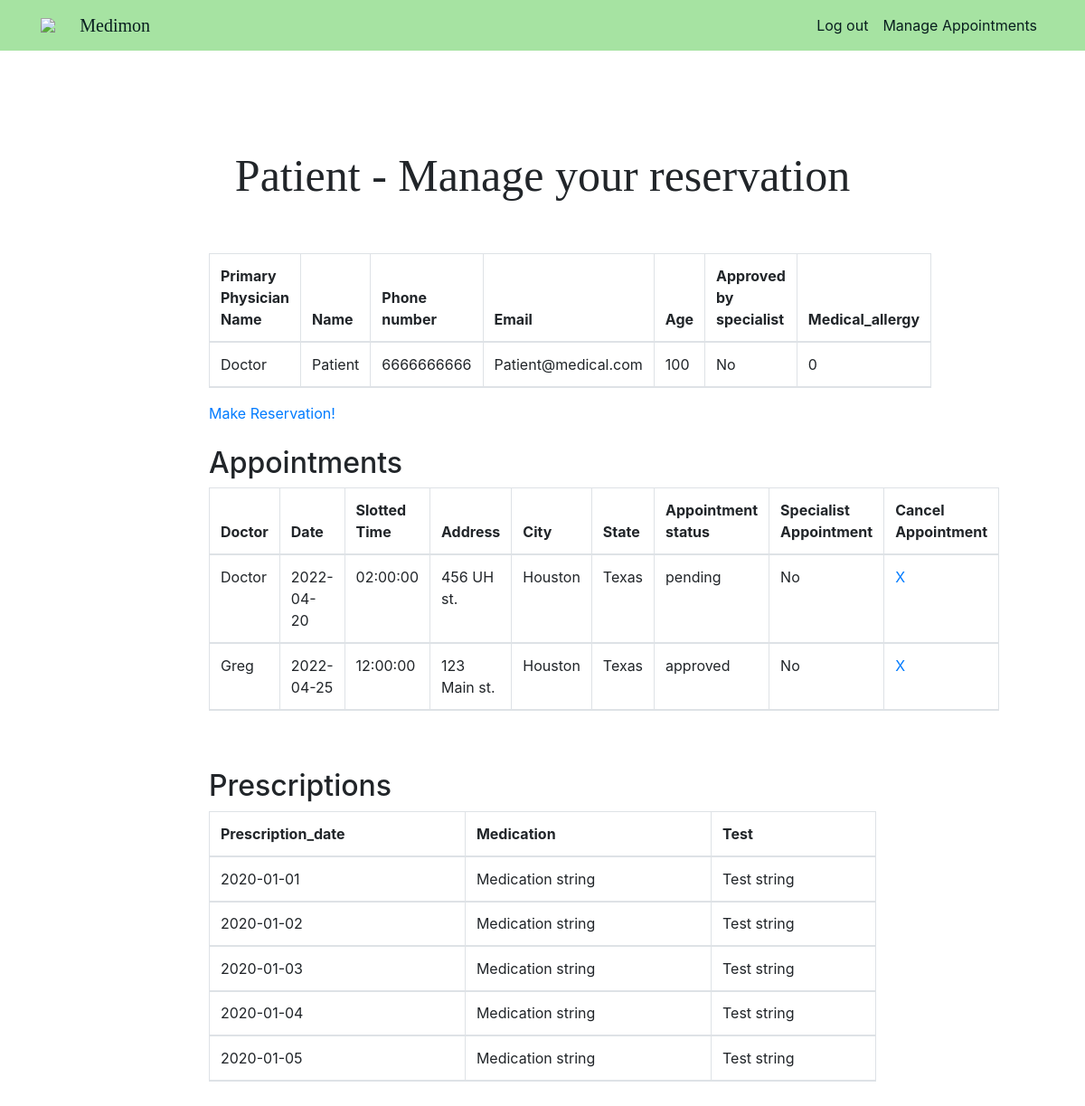
Page /patientPages/patientPage.php (signed in) on the committed database.
### tables this page shows
CREATE TABLE PATIENT (
    Patient_id           INT AUTO_INCREMENT,
    Primary_physician_id INT,
    Specialist_approved  BOOLEAN,
    Specialist_check VARCHAR(8) NOT NULL DEFAULT "NA",
    Name                 VARCHAR(20) NOT NULL,
    Password             VARCHAR(255) NOT NULL,
    Phone_number         CHAR(10) UNIQUE NOT NULL,
    Email                VARCHAR(254) UNIQUE,
    Age                  INT,
    Medical_allergy      BOOLEAN NOT NULL DEFAULT false,
    Medical_Al_Description VARCHAR(100),
    PRIMARY KEY (Patient_id),
    FOREIGN KEY (Primary_physician_id) REFERENCES DOCTOR(Doctor_id)
);

CREATE TABLE DOCTOR (
    Doctor_id      INT AUTO_INCREMENT,
    Office_id      INT,
    Speciality     VARCHAR(30),
    Name           VARCHAR(20),
    Password       VARCHAR(255) NOT NULL,
    Phone_number   CHAR(10) UNIQUE,
    PRIMARY KEY (Doctor_id),
    FOREIGN KEY (Office_id) REFERENCES OFFICE(Office_id)
);

CREATE TABLE APPOINTMENT (
    Appointment_id        INT AUTO_INCREMENT,
    Patient_id            INT,
    Doctor_id             INT NOT NULL,
    Office_id             INT NOT NULL,
    Appointment_status_id INT NOT NULL DEFAULT 0,
    Appointment_status    VARCHAR(12) NOT NULL,
    Date                  DATE NOT NULL,
    Slotted_time          TIME NOT NULL,
    Specialist_status     BOOLEAN NOT NULL,  
     
    PRIMARY KEY (Appointment_id),
    FOREIGN KEY (Patient_id) REFERENCES PATIENT(Patient_id),
    FOREIGN KEY (Doctor_id) REFERENCES DOCTOR(Doctor_id),
    FOREIGN KEY (Office_id) REFERENCES OFFICE(Office_id)
);

CREATE TABLE OFFICE (
    Office_id    INT AUTO_INCREMENT,
    Address      VARCHAR(30),
    City         VARCHAR(15),
    State        VARCHAR(15),
    Phone_number CHAR(10) UNIQUE,
    Open_time    TIME NOT NULL,
    Close_time   TIME NOT NULL,
    PRIMARY KEY  (Office_id)
);

CREATE TABLE PRESCRIPTION (
    Patient_id        INT NOT NULL,
    Medication        VARCHAR(64) NOT NULL,
    Test              VARCHAR(64),
    Prescription_date DATE NOT NULL,
    PRIMARY KEY (Patient_id, Medication, Prescription_date),
    FOREIGN KEY (Patient_id) REFERENCES PATIENT(Patient_id)
);

### patientPages/patientPage.php (the view, shortened to what this page needs)
<?php
require_once "../php/config.php";
$id = $_SESSION["id"];
$sql = "select DOCTOR.Name as Doctor_name, PATIENT.Name, PATIENT.Phone_number, PATIENT.Email, PATIENT.Age, PATIENT.Specialist_approved, PATIENT.Medical_allergy
from PATIENT
inner join DOCTOR on DOCTOR.Doctor_id = PATIENT.Primary_physician_id
where Patient_id = '$id';";
$result = mysqli_query($db, $sql);
$tableResult = "";
if ($result->num_rows > 0) {
  $tableResult = "<tr>";
  while($row = $result-> fetch_assoc()) {
    $approved = 'No';
    $tableResult .= "<td>" . $row["Doctor_name"] . "</td><td>" . $row["Name"] . "</td><td>" . $row["Phone_number"] . "</td><td>" . $row["Email"] . "</td><td>" . $row["Age"] . "</td><td>" . $approved . "</td><td>" . $row["Medical_allergy"] . "</td>";
  }
  $tableResult .= "</tr>";
}
$sql = "SELECT * FROM PRESCRIPTION WHERE Patient_id = '$id'";
$result = mysqli_query($db, $sql);
$PtableResult = "";
if ($result->num_rows > 0) {
  while($row = $result-> fetch_assoc()) {
    $PtableResult .= "<tr>" ."<td>" . $row["Prescription_date"] . "</td><td>"  . $row["Medication"] . "</td><td>" . $row["Test"] . "</td>". "<tr>";
  }
}
$sql = "SELECT D.Name AS Doctor_name, A.Date, A.Slotted_time, O.Address, O.City, O.State, A.Appointment_id, A.Appointment_status, Specialist_status FROM APPOINTMENT AS A
LEFT JOIN OFFICE AS O ON A.Office_id = O.Office_id
LEFT JOIN PATIENT AS P ON P.Patient_id = A.Patient_id
LEFT JOIN DOCTOR AS D ON D.Doctor_id = A.Doctor_id
WHERE P.Patient_id = '$id'
ORDER BY Date;";
$result = mysqli_query($db, $sql);
$APtableResult = "";
if ($result->num_rows > 0) {
  while($row = $result-> fetch_assoc()) {
    $approved = 'No';
    $APtableResult .= "<tr>";
    $APtableResult .= "<td>" . $row["Doctor_name"] . "</td><td>"  . $row["Date"] . "</td><td>" . $row["Slotted_time"] . "</td><td>" . $row["Address"] . "</td><td>" . $row["City"] . "</td><td>" . $row["State"] . "</td><td>" . $row["Appointment_status"] . "</td><td>" . $approved . "</td><td>
    <a href='../patientPages/patientPage.php?delete_id=" . $row["Appointment_id"] . "'>X</a>
    </td>";
    $APtableResult .= "</tr>";
  }
}
?>
<!doctype html>
<html lang="en">
<head>
  <link rel="stylesheet" href="../css/style.css">
  <link rel="stylesheet" href="https://stackpath.bootstrapcdn.com/bootstrap/4.3.1/css/bootstrap.min.css"
>
</head>
<?php include("../php/header.php"); ?>
<section id="AdminUsers">
  <div class="main-container">
    <div class="main-wrap">
      <div class="text-center" id="Admin-header">Patient - Manage your reservation</div>
      <div class="container-fluid">
        <div class="row justify-content-center my-5">
          <div class="col-12">
            <table class="table table-bordered">
              <thead class="thead">
                <tr>
                  <th scope="col">Primary Physician Name</th>
                  <th scope="col">Name</th>
                  <th scope="col">Phone number</th>
                  <th scope="col">Email</th>
                  <th scope="col">Age</th>
                  <th scope="col">Approved by specialist</th>
                  <th scope="col">Medical_allergy</th>
                </tr>
                <?php echo $tableResult;?>
              </thead>
            </table>
            <a href="requestAppointment.php">Make Reservation!</a>
            <br><br>
            <h2>Appointments</h2>
            <table class="table table-bordered">
              <thead class="thead">
                <tr>
                  <th>Doctor</th>
                  <th>Date</th>
                  <th>Slotted Time</th>
                  <th>Address</th>
                  <th>City</th>
                  <th>State</th>
                  <th>Appointment status</th>
                  <th>Specialist Appointment</th>
                  <th>Cancel Appointment</th>
                </tr>
                <?php echo $APtableResult;?>
              </thead>
            </table>
            <br><br>
            <h2>Prescriptions</h2>
            <table class="table table-bordered">
              <thead class="thead">
                <tr>
                  <th scope="col">Prescription_date</th>
                  <th scope="col">Medication</th>
                  <th scope="col">Test</th>
                </tr>
                <?php echo $PtableResult;?>
              </thead>
            </table>
          </div>
        </div>
      </div>
        </div>
      </div>
</section>
</body>
</html>

### css/style.css (style rules this page uses)
html { height: 100%; }
.main-container { width:100%; display:flex; flex-direction:column; align-items:center; margin-top: 21px; margin-top: 21px; height: 150%; }
.main-container .main-wrap { width:768px; margin-top: 30px; }
.main-container { background-color: #ffffff; height: 700px; }
#Admin-header { margin-top: 10%; margin-bottom: 20px; font-family:Cambria, Cochin, Georgia, Times, 'Times New Roman', serif; font: bold; font-size: 50px; }
* { padding: 0px; margin: 0px; box-sizing: border-box; }
table { width: 600px; }
#AdminUsers { margin-top: 50px; }

### rows in the picture
patient: Primary_physician.Name "Doctor", Name "Patient", Phone_number "6666666666", Email "Patient@medical.com", Age "100", approved "No", Medical_allergy "0"
appointment: Doctor.Name "Doctor", Date "2022-04-20", Slotted_time "02:00:00", Office.Address "456 UH st.", Office.City "Houston", Office.State "Texas", Appointment_status "pending", approved "No"
appointment: Doctor.Name "Greg", Date "2022-04-25", Slotted_time "12:00:00", Office.Address "123 Main st.", Office.City "Houston", Office.State "Texas", Appointment_status "approved", approved "No"
prescription: Prescription_date "2020-01-01", Medication "Medication string", Test "Test string"
prescription: Prescription_date "2020-01-02", Medication "Medication string", Test "Test string"
prescription: Prescription_date "2020-01-03", Medication "Medication string", Test "Test string"
prescription: Prescription_date "2020-01-04", Medication "Medication string", Test "Test string"
prescription: Prescription_date "2020-01-05", Medication "Medication string", Test "Test string"
